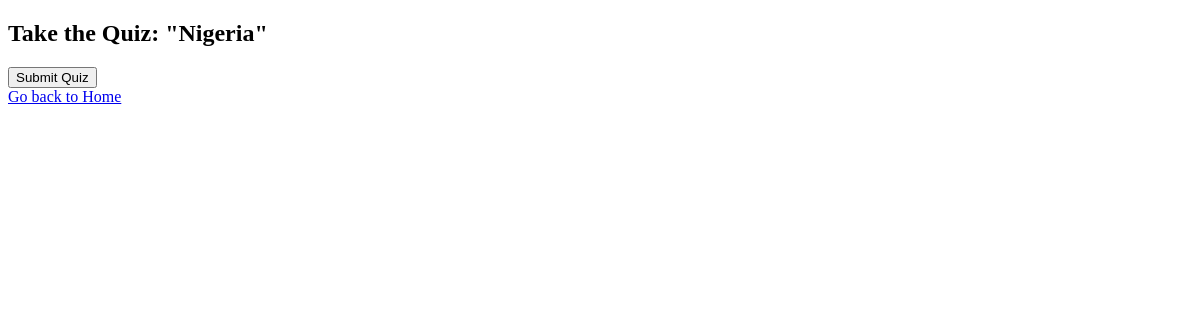
Page /take_quiz/1 (signed in) on the earlier database version.
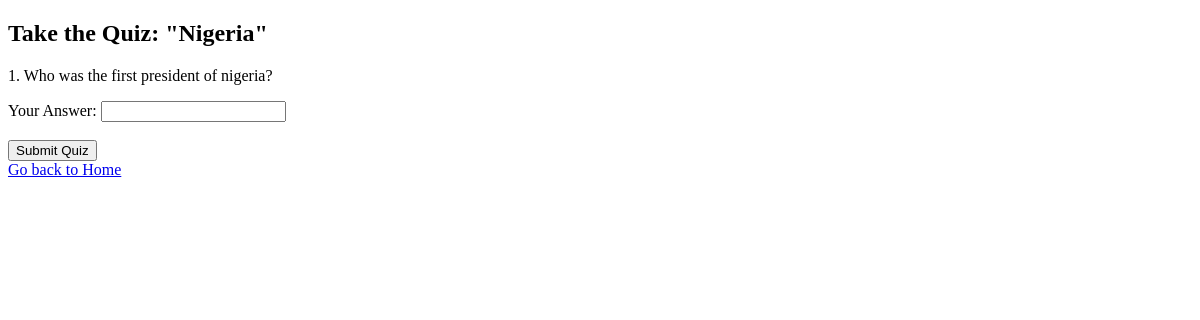
Same page on the later database version.
### app.py (models this page shows)
class Question(db.Model):
    id = db.Column(db.Integer, primary_key=True)
    quiz_id = db.Column(db.Integer, db.ForeignKey('quiz.id'), nullable=False)
    text = db.Column(db.String(500), nullable=False)
    correct_answer = db.Column(db.String(150), nullable=False)

### app.py (the view, shortened to what this page needs)
@app.route('/take_quiz/<int:quiz_id>', methods=['GET', 'POST'])
@login_required
def take_quiz(quiz_id):
    quiz = Quiz.query.get_or_404(quiz_id)
    questions = Question.query.filter_by(quiz_id=quiz.id).all()
    return render_template('take_quiz.html', quiz=quiz, questions=questions)

### app.py (called while the page is built)
@login_manager.user_loader
def load_user(user_id):
    return User.query.get(int(user_id))

### templates/take_quiz.html (shortened to what this page needs)
<!DOCTYPE html>
<html lang="en">
<head>
</head>
<body>
    <h2>Take the Quiz: "{{ quiz.title }}"</h2>
    <form method="POST">
        {% for question in questions %}
            <div>
                <p>{{ loop.index }}. {{ question.text }}</p>
                <label for="question_{{ question.id }}">Your Answer:</label>
                <input type="text" id="question_{{ question.id }}" name="question_{{ question.id }}" required><br><br>
            </div>
        {% endfor %}
        <button type="submit">Submit Quiz</button>
    </form>
    <a href="{{ url_for('home') }}">Go back to Home</a>
</body>
</html>

Differences in the rows shown:
added Question: text "Who was the first president of nigeria?"
